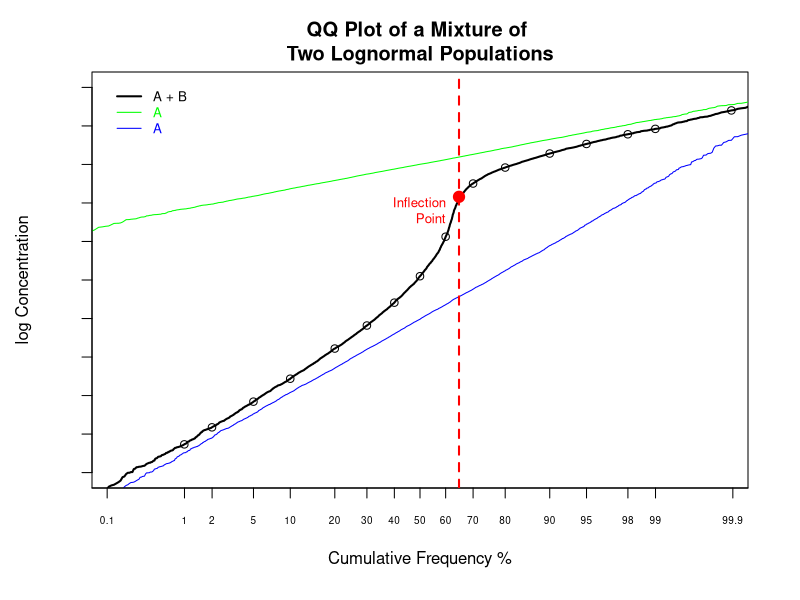

Source code (R):
## ---- chunk 1
percents <- c(0.01, 0.1, 1, 2, 5, 10, 20, 30, 40, 50, 60, 70, 80, 90, 95, 98, 99, 99.9, 99.99)
n <- 10000
propA <- 0.65
A <- sort(exp(rnorm(n, 4, 0.75)))
B <- sort(exp(rnorm(n, 6, 0.25)))
i_mix <- sort(c(sample(A, size = propA * n), sample(B, size = (1 - propA) * n)))
mix <- qqnorm(log(i_mix), plot.it = FALSE)
par(mar = c(5.1, 4.1, 3.1, 2.1), oma = c(0.5, 0.5, 0.5, 0.5))
plot(mix, 
     col = 0, 
     type = "l",
     lwd = 2,
     cex = 0.5, 
     xlim = c(-3, 3), 
     ylim = c(2, 7), 
     xaxt = "n",
     yaxt = "n",
     xlab = "Cumulative Frequency %", 
     ylab = "log Concentration",
     main = "QQ Plot of a Mixture of \nTwo Lognormal Populations")
points(as.data.frame(mix)[length(mix$x) * percents / 100, ], cex = 1)
lines(mix, col = "black", lwd = 2)
lines(qqnorm(log(A), plot.it = FALSE), col = "blue", lwd = 1)
lines(qqnorm(log(B), plot.it = FALSE), col = "green", lwd = 1)
axis(1, at = qnorm(percents / 100), labels = as.character(percents), cex.axis = 0.6)
axis(2, at = seq(2, 7, by = 0.5), labels = NA)
legend("topleft", inset = 0.02, 
       c("A + B", "A", "A"), lty = c(1, 1, 1), lwd = c(2, 1, 1), 
       col = c("black", "green", "blue"), text.col = c("black", "green", "blue"), bty = "n", cex = 0.8)
abline(v = qnorm(propA), col = "red", lwd = 2, lty = 2)
points(qnorm(65 / 100), 5.58, col = "red", pch = 19, cex = 1.5)
text(qnorm(60 / 100), 5, "Inflection\nPoint", col = "red", adj = c(1, -0.70), cex = 0.8)
